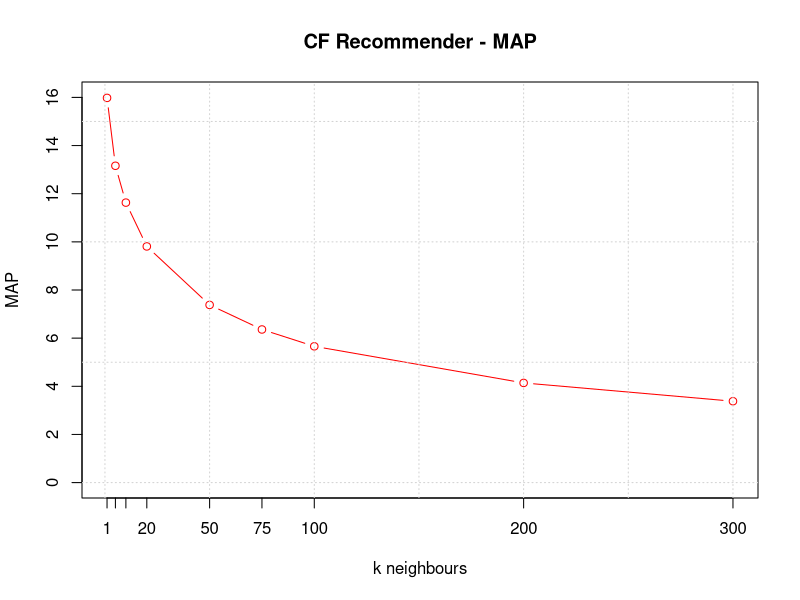
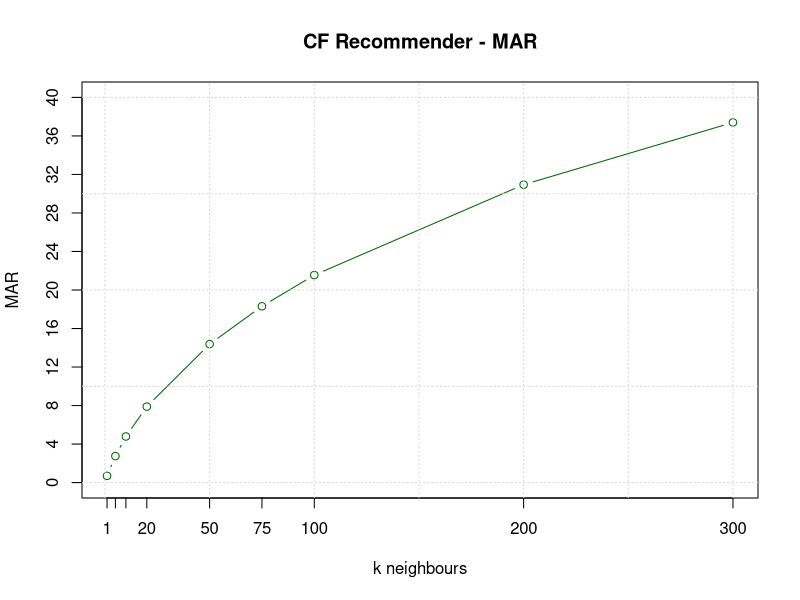
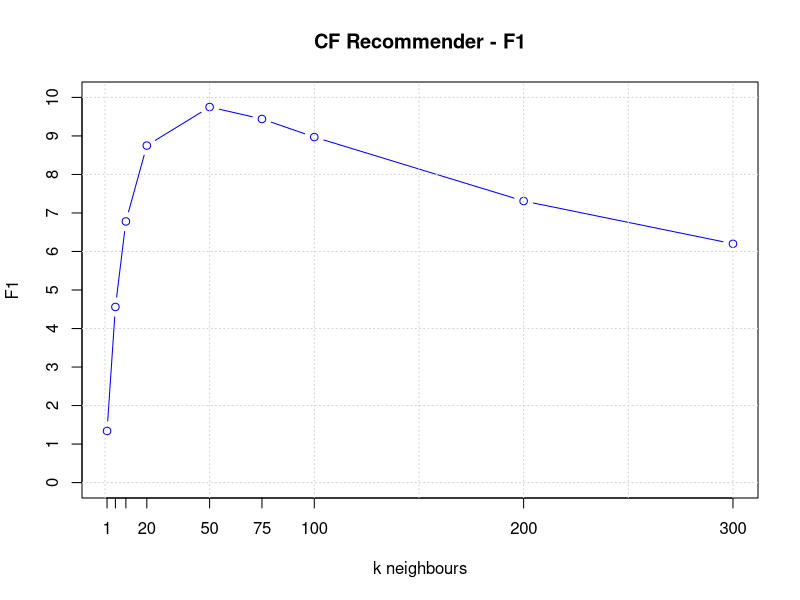
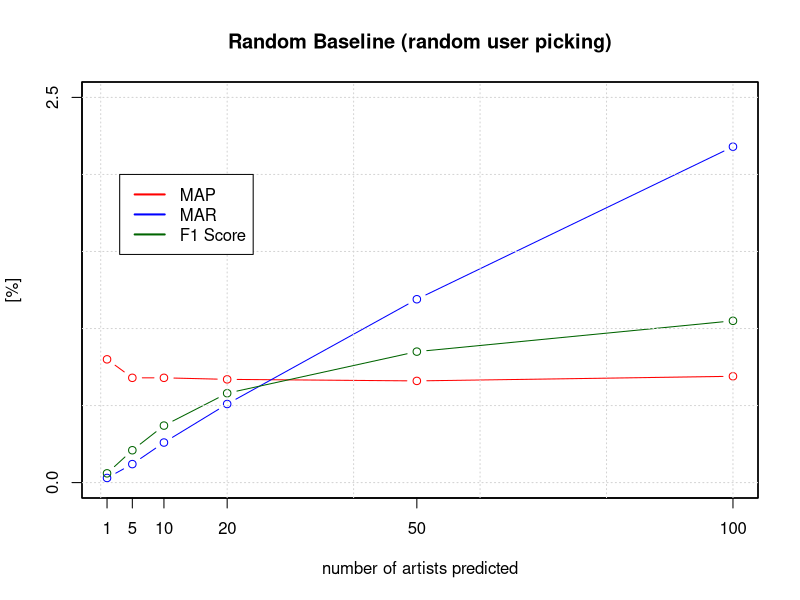
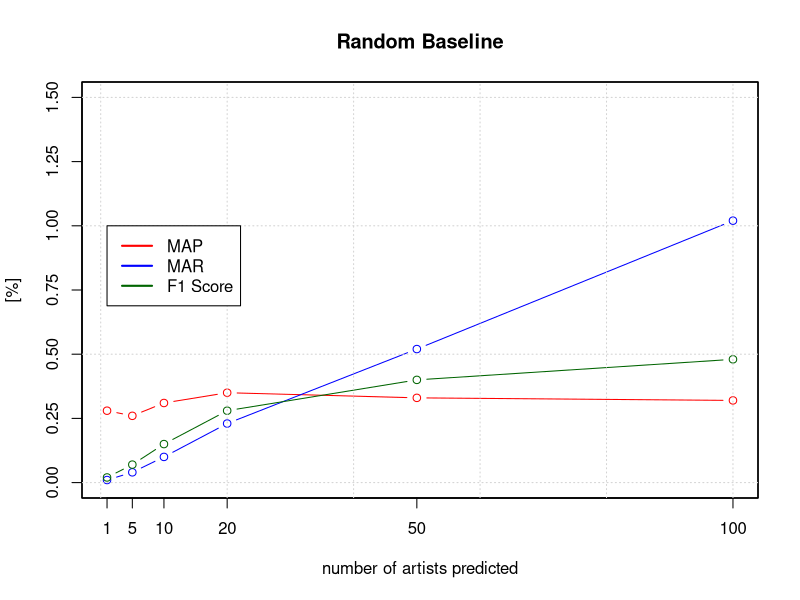
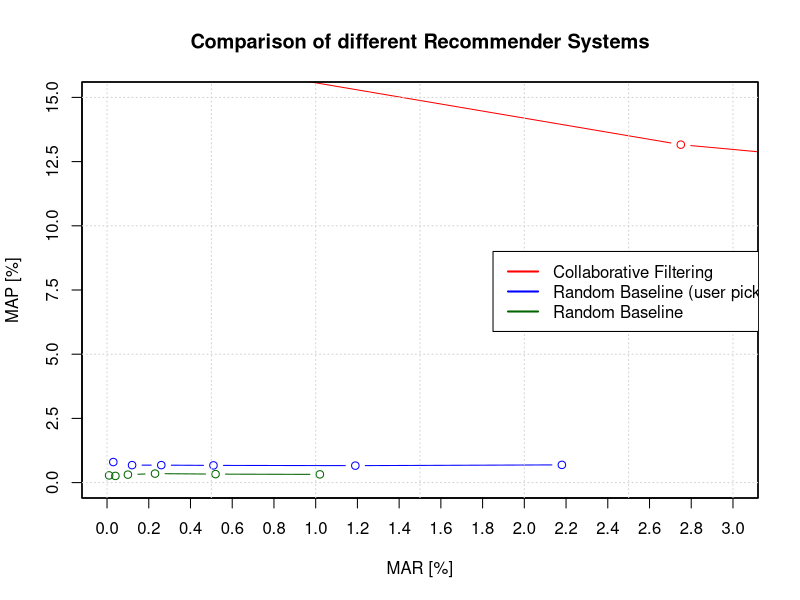

These charts were generated, in order, by the following R code:

# CF Recommender  (updated: 11.11.2016)

no_recommendations <- c(1, 5, 10, 20, 50, 75, 100, 200, 300)
cf_MAP <- c(15.98, 13.16, 11.63, 9.81, 7.38, 6.36, 5.66, 4.14, 3.38)
cf_MAR <- c(0.70, 2.75, 4.79, 7.89, 14.38, 18.31, 21.55, 30.94, 37.40)
cf_F1 <- c(1.34, 4.56, 6.78, 8.75, 9.75, 9.44, 8.97, 7.31, 6.20)

# CF - MAP
plot(no_recommendations, cf_MAP, type="b", xaxt="n", yaxt="n", xlab="k neighbours", ylab="MAP", col="red", ylim=c(0,16), main="CF Recommender - MAP")
axis(1, at=no_recommendations, labels=no_recommendations)
axis(2, at=seq(0,16,by=2.0))
grid()
#text(no_recommendations+20, cf_MAP, cf_MAP) # doesnt look good because of: out of bounds problems

# CF - MAR
plot(no_recommendations, cf_MAR, type="b", xaxt="n", yaxt="n", xlab="k neighbours", ylab="MAR", col="darkgreen", ylim=c(0,40), main="CF Recommender - MAR")
axis(1, at=no_recommendations, labels=no_recommendations)
axis(2, at=seq(0,40,by=4.0))
grid()

# CF - F1
plot(no_recommendations, cf_F1, type="b", xaxt="n", yaxt="n", xlab="k neighbours", ylab="F1", col="blue", ylim=c(0,10), main="CF Recommender - F1")
axis(1, at=no_recommendations, labels=no_recommendations)
axis(2, at=seq(0,10,by=1.0))
grid()


# CB Recommender (updated: 11.11.2016)

no_recommendations <- c(1, 5, 10, 20, 50, 75, 100, 200, 300)
cb_MAP <- c(4.07, 3.75, 3.37, 2.92, 2.30, 2.01, 1.85, 1.34, 1.15)
cb_MAR <- c(1.56, 0.85, 1.45, 2.44, 4.72, 6.07, 7.34, 12.47, 15.61)
cb_F1 <- c(2.26, 1.39, 2.02, 2.66, 3.09, 3.02, 2.95, 2.42, 2.15)







# Random Baseline (Ours)
rb_n_artists <- c(1, 5, 10, 20, 50, 100)
rb_MAP <- c(0.8, 0.68, 0.68, 0.67, 0.66, 0.69)
rb_MAR <- c(0.03, 0.12, 0.26, 0.51, 1.19, 2.18)
rb_F1 <- c(0.06, 0.21, 0.37, 0.58, 0.85, 1.05)

plot(rb_n_artists, rb_MAP, type="b", xaxt="n", yaxt="n", xlab="number of artists predicted", ylab="[%]", col="red", ylim=c(0,2.5), main="Random Baseline (random user picking)")
par(new=TRUE)
plot(rb_n_artists, rb_MAR, type="b", xaxt="n", yaxt="n", xlab="", ylab="", col="blue", ylim=c(0,2.5))
par(new=TRUE)
plot(rb_n_artists, rb_F1, type="b", xaxt="n", yaxt="n", xlab="", ylab="", col="darkgreen", ylim=c(0,2.5))
axis(1, at=rb_n_artists, labels=rb_n_artists)
axis(2, at=seq(0,15,by=2.5))
grid()
legend(3, 2, c("MAP", "MAR", "F1 Score"), lty=c(1,1), lwd=2, col=c("red", "blue", "darkgreen"))
par(new=FALSE)

# Random Baseline (his)

rb2_n_artists <- c(1, 5, 10, 20, 50, 100)
rb2_MAP <- c(0.28, 0.26, 0.31, 0.35, 0.33, 0.32)
rb2_MAR <- c(0.01, 0.04, 0.1, 0.23, 0.52, 1.02)
rb2_F1 <- c(0.02, 0.07, 0.15, 0.28, 0.4, 0.48)

plot(rb2_n_artists, rb2_MAP, type="b", xaxt="n", yaxt="n", xlab="number of artists predicted", ylab="[%]", col="red", ylim=c(0,1.5), main="Random Baseline")
par(new=TRUE)
plot(rb2_n_artists, rb2_MAR, type="b", xaxt="n", yaxt="n", xlab="", ylab="", col="blue", ylim=c(0,1.5))
par(new=TRUE)
plot(rb2_n_artists, rb2_F1, type="b", xaxt="n", yaxt="n", xlab="", ylab="", col="darkgreen", ylim=c(0,1.5))
axis(1, at=rb2_n_artists, labels=rb2_n_artists)
axis(2, at=seq(0,1.5,by=0.25))
grid()
legend(1, 1, c("MAP", "MAR", "F1 Score"), lty=c(1,1), lwd=2, col=c("red", "blue", "darkgreen"))
par(new=FALSE)


# Compare results
plot(cf_MAR, cf_MAP, type="b", xaxt="n", yaxt="n", xlab="MAR [%]", ylab="MAP [%]", col="red", ylim=c(0,15), xlim=c(0,3), main="Comparison of different Recommender Systems")
par(new=TRUE)
plot(rb_MAR, rb_MAP, type="b", xaxt="n", yaxt="n", xlab="", ylab="", col="blue", ylim=c(0,15), xlim=c(0,3))
par(new=TRUE)
plot(rb2_MAR, rb2_MAP, type="b", xaxt="n", yaxt="n", xlab="", ylab="", col="darkgreen", ylim=c(0,15), xlim=c(0,3))
axis(1, at=seq(0, 3, 0.2))
axis(2, at=seq(0,15,by=2.5))
grid()
legend(1.85, 9, c("Collaborative Filtering", "Random Baseline (user picking)", "Random Baseline"), lty=c(1,1), lwd=2, col=c("red", "blue", "darkgreen"))
